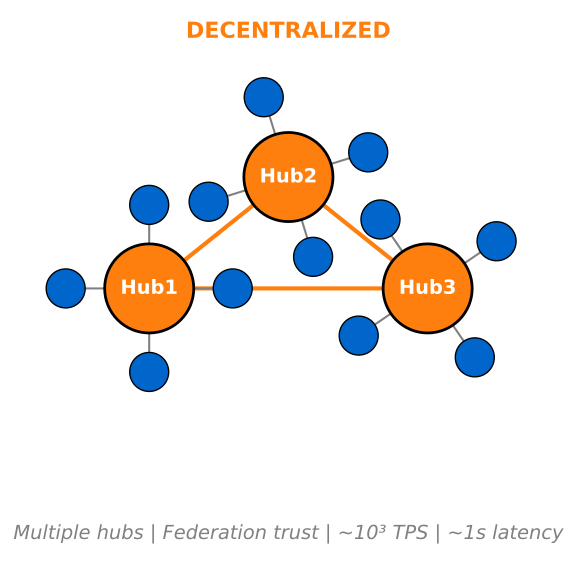

Write the Python code that produced this figure.
"""
Decentralized Network Topology
ONE figure only - shows federated hub structure
"""

import matplotlib.pyplot as plt
import numpy as np
from pathlib import Path

CHART_METADATA = {
    'title': 'Decentralized Network Topology',
    'url': 'https://github.com/Digital-AI-Finance/Blockchain_Crypto/tree/main/Module_A_Blockchain_Foundations/L01_What_is_Blockchain/charts/02b_decentralized_network'
}

plt.rcParams.update({
    'font.size': 14,
    'axes.labelsize': 14,
    'axes.titlesize': 16,
    'xtick.labelsize': 12,
    'ytick.labelsize': 12,
    'legend.fontsize': 12,
    'figure.figsize': (10, 6),
    'figure.dpi': 150
})

MLPURPLE = '#3333B2'
MLBLUE = '#0066CC'
MLORANGE = '#FF7F0E'
MLGREEN = '#2CA02C'
MLRED = '#D62728'

fig, ax = plt.subplots(figsize=(10, 6))

# Three hub positions
hubs = [(0.25, 0.5), (0.5, 0.7), (0.75, 0.5)]

# Draw connections between hubs
for i, (hx1, hy1) in enumerate(hubs):
    for j, (hx2, hy2) in enumerate(hubs):
        if i < j:
            ax.plot([hx1, hx2], [hy1, hy2], color=MLORANGE, linewidth=3, zorder=1)

# Draw hubs and their clients
for hi, (hx, hy) in enumerate(hubs):
    # Hub node
    hub = plt.Circle((hx, hy), 0.08, color=MLORANGE, ec='black', linewidth=2, zorder=3)
    ax.add_patch(hub)
    ax.text(hx, hy, f'Hub{hi+1}', ha='center', va='center', fontsize=14, fontweight='bold', color='white')

    # Client nodes around each hub
    n_clients = 4
    angles = np.linspace(0, 2*np.pi, n_clients, endpoint=False) + (hi * 0.3)
    client_radius = 0.15

    for ci, angle in enumerate(angles):
        cx = hx + client_radius * np.cos(angle)
        cy = hy + client_radius * np.sin(angle)

        # Skip if outside bounds
        if 0.05 < cx < 0.95 and 0.15 < cy < 0.85:
            # Connection to hub
            ax.plot([hx, cx], [hy, cy], color='gray', linewidth=1.5, zorder=1)

            # Client node
            client = plt.Circle((cx, cy), 0.035, color=MLBLUE, ec='black', linewidth=1, zorder=2)
            ax.add_patch(client)

# Title
ax.text(0.5, 0.95, 'DECENTRALIZED', ha='center', fontsize=16, fontweight='bold', color=MLORANGE)

# Properties
ax.text(0.5, 0.05, 'Multiple hubs | Federation trust | ~10³ TPS | ~1s latency',
        ha='center', fontsize=14, style='italic', color='gray')

ax.set_xlim(0, 1)
ax.set_ylim(0, 1)
ax.set_aspect('equal')
ax.axis('off')

plt.tight_layout()

output_path = Path(__file__).parent / 'chart.pdf'
plt.savefig(output_path, bbox_inches='tight', dpi=300)
print(f"Chart saved to: {output_path.absolute()}")
plt.close()
